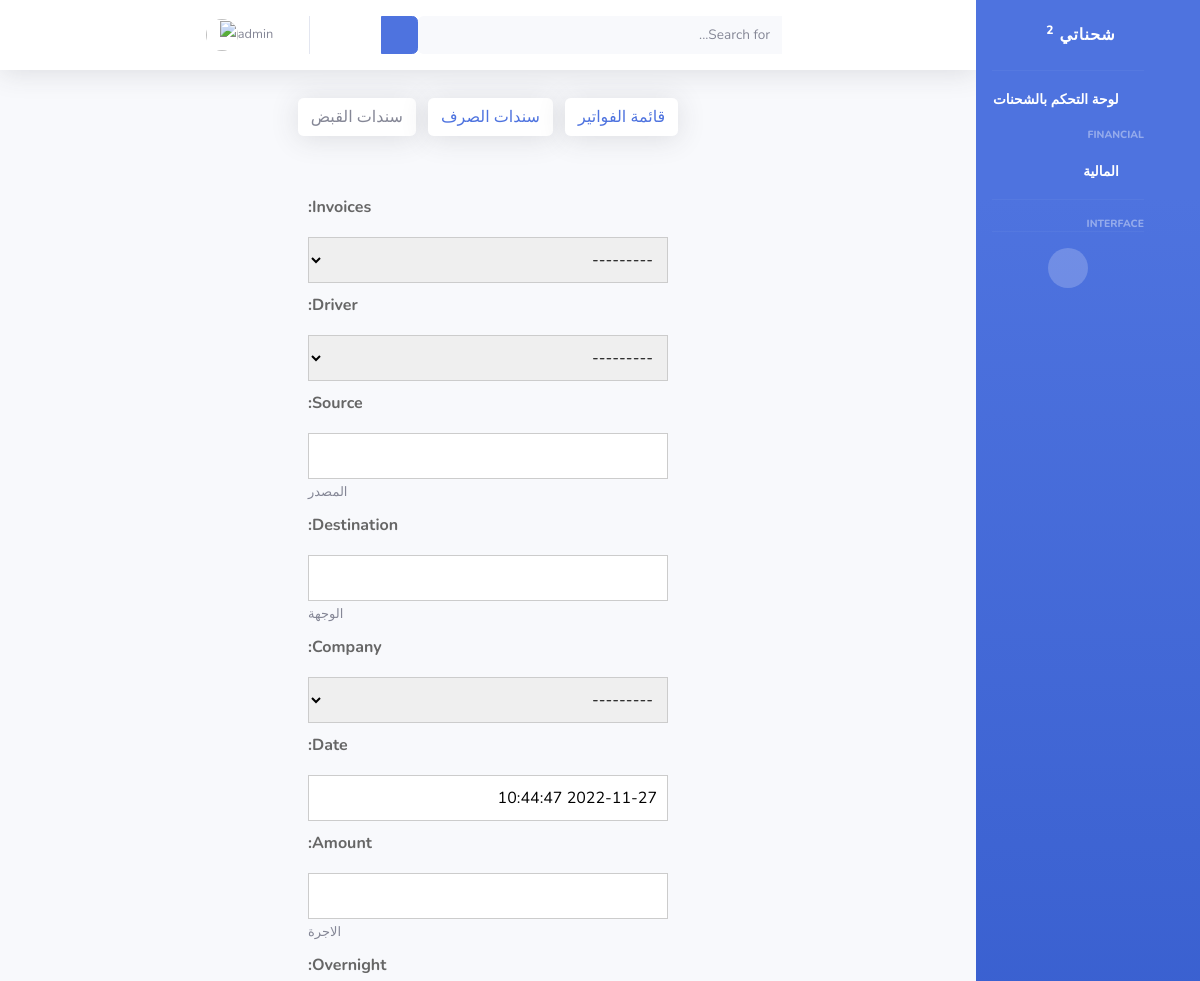
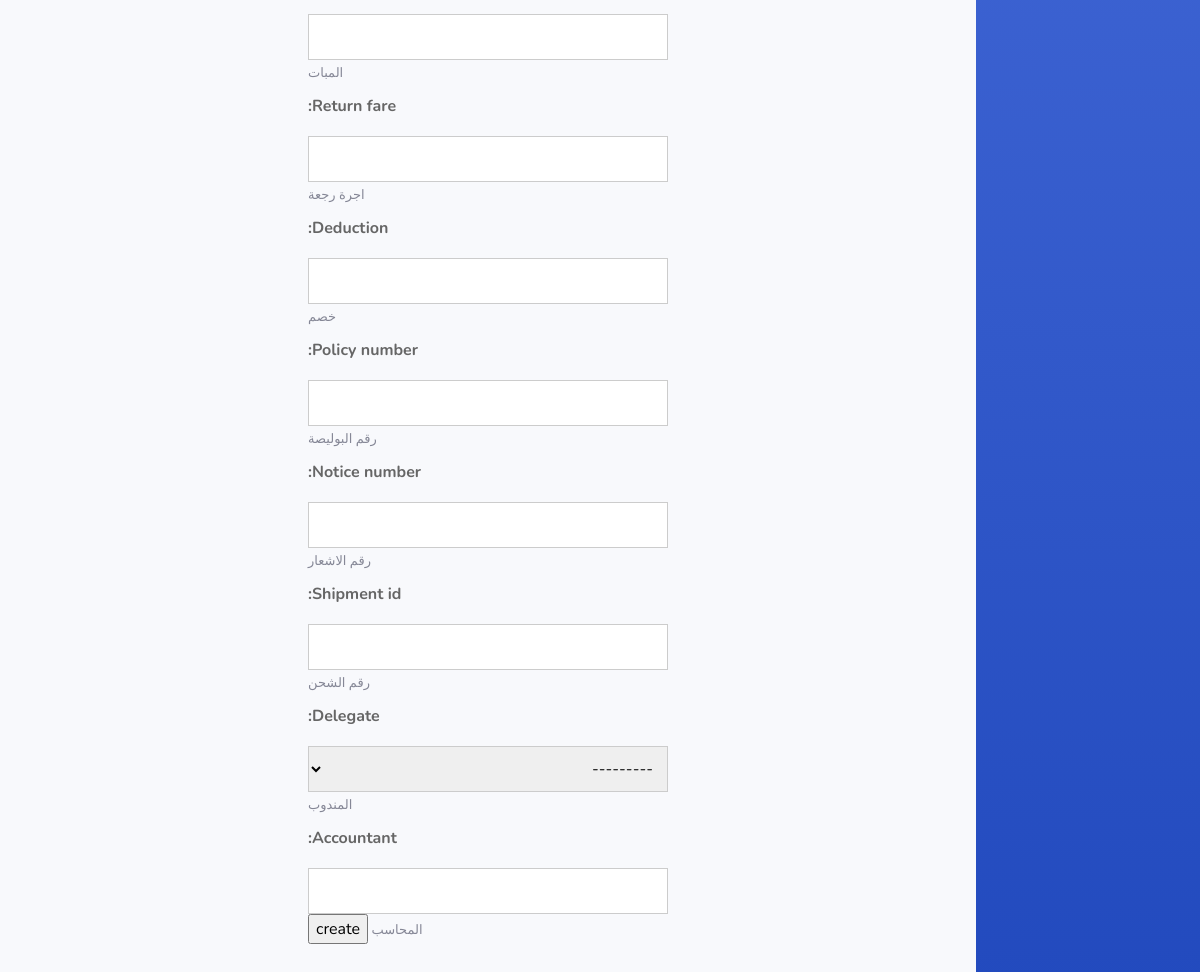
The page /financial/catch/add/ (signed in) on the database its author committed (2 pictures, top to bottom).
### financial/models.py (models this page shows)
class Invoices(models.Model):
    invoices_id= models.BigAutoField(primary_key=True)
    date = models.DateTimeField(default=timezone.now)
    auth =  models.ForeignKey(User, on_delete=models.CASCADE, null=True)
    def __str__(self):
        return str(self.invoices_id)

### drivers/models.py (models this page shows)
class DriverModel(models.Model):
    driver_id = models.BigAutoField(primary_key=True)
    driver_name = models.CharField(max_length=225,  help_text='اسم السائق')
    Saudi_Arabia = 'Saudi'
    YEMEN = 'Yemeni'
    Syria = 'Syrian'
    Egypt = 'Egypt'
    Afghanistan = 'Afghanistan'
    Pakistan = 'Pakistani'
    Jordan = 'Jordanian'
    India = 'Indian'
    Other = 'other'
    countrys = [
        (Saudi_Arabia, 'Saudi'),
        (YEMEN, 'Yemeni'),
        (Syria, 'Syrian'),
        (Egypt, 'Egypt'),
        (Afghanistan, 'Afghanistan'),
        (Pakistan, 'Pakistani'),
        (Jordan, 'Jordanian'),
        (India, 'Indian'),
        (Other, 'other')
    ]
    driver_nationality = models.CharField(
        max_length=20, choices=countrys, default=Other,  help_text='جنسية السائق')
    driver_phone_number = models.CharField(
        max_length=16, help_text='رقم هاتف السائق ')
    Identification_Number = models.CharField(
        max_length=10,  help_text='رقم الهوية/الاقامة')
    truck_plate_number = models.CharField(
        max_length=8,  help_text='رقم لوحة الشاحنة')
    Truck_Reefers = 'Truck_Reefers'
    Truck_Flatbed  = 'Truck_Flatbed'
    Truck_high_sides = 'Truck_high_sides'
    Truck_Curtainsider = 'Truck_Curtainsider'
    lory_Flatbed= 'lory_Flatbed'
    lory_Reefers= 'lory_Reefers'
    dinah_Flatbed= 'dinah_Flatbed'
    dinah_Reefers= 'dinah_Reefers'
    Vehicle = [
        (Truck_Reefers, 'Truck_Reefers'),
        (Truck_Flatbed, 'Truck_Flatbed'),
        (Truck_high_sides, 'Truck_high_sides'),
        (Truck_Curtainsider, 'Truck_Curtainsider'),
        (lory_Flatbed, 'lory_Flatbed'),
        (lory_Reefers, 'lory_Reefers'),
        (dinah_Flatbed, 'dinah_Flatbed'),
        (dinah_Reefers, 'dinah_Reefers'),
    ]
    Vehicle_Type = models.CharField( choices=Vehicle, default=Truck_Flatbed,
        max_length=30, help_text='نوع السيارة(سطحة - جوانب) ....')
    Sequence_Number = models.CharField(
        max_length=30, help_text='الرقم التسلسلي من الاستمارة')
    Owner_car_id_number = models.CharField(
        max_length=10,  help_text='رقم هوية مالك السيارة')
    Identification_photo = models.ImageField(
        upload_to='driver/', null=True, help_text='صورة الهوية/الاقامة ')
    def __str__(self):
        return self.driver_name

### companies/models.py (models this page shows)
class CompanyModel(models.Model):
    company_name = models.CharField(max_length=225,  help_text='اسم الشركة')
    company_id = models.BigAutoField(primary_key=True)
    company_city = models.CharField(max_length=225,  default='Dammam',help_text='مقر الشركة')
    charging_area = models.CharField( max_length=225, default='Jeddah', help_text='منطقة الشحن ')
    def __str__(self):
        return self.company_name

### financial/views.py (the view)
# urls.py: path('financial/catch/add/',views.add_catch_receipt, name='add_catch_receipt' ),
def add_catch_receipt(request):
    if request.method == 'POST':
        catch_receipt_form = AddCatch(request.POST, request.FILES)
        if catch_receipt_form.is_valid():
            catch_receipt_form.save()
            return redirect('all_catch_receipt_list')
    else:
        catch_receipt_form = AddCatch()
    return render(request, 'financial/catch/catch_receipt_add_edit.html',{'catch_receipt_form':catch_receipt_form})

### financial/forms.py
class AddCatch(forms.ModelForm):
    class Meta:
        model = CatchReceipt
        fields = '__all__'

### Shuhnaty/templates/financial/catch/catch_receipt_add_edit.html (shortened to what this page needs)
{% extends 'base.html' %}
{% block item %}
{% include 'financial/buttons.html' %}
{% endblock %}
{% block content %}
<div class="form">
    <form action="" method="post" enctype="multipart/form-data">
        {{ catch_receipt_form }}
        <input class="submit-btn" type="submit" value="create">
    </form>
{% endblock %}

### Shuhnaty/templates/base.html (shortened to what this page needs)
{% load static %}
<!DOCTYPE html>
<html dir="rtl" lang="ar" >
<head>
    <link href="{% static 'vendor/fontawesome-free/css/all.min.css' %}" rel="stylesheet" type="text/css">
    <link href="{% static 'vendor/bootstrap-rtl.css' %}" rel="stylesheet" type="text/css">
    <link href="https://cdn.jsdelivr.net/npm/bootstrap@5.2.2/dist/css/bootstrap.min.css" rel="stylesheet">
    <link href="{% static 'css/sb-admin-2.min.css' %}" rel="stylesheet">
    <link href="{% static 'style.css' %}" rel="stylesheet">
    <link href="{% static 'vendor/datatables/dataTables.bootstrap4.min.css' %}" rel="stylesheet">
</head>
<body id="page-top" >
    <div id="wrapper">
        {% if user.is_authenticated %}
        <ul class="navbar-nav bg-gradient-primary sidebar sidebar-dark accordion " id="accordionSidebar">
            <a class="sidebar-brand d-flex align-items-center justify-content-center " href="{% url 'index' %}">
                <div class="sidebar-brand-text mx-3 ">شحناتي <sup>2</sup></div>
                <div class="sidebar-brand-icon rotate-n-15">
                    <i class="fas fa-laugh-wink"></i>
                </div>
            </a>
            <hr class="sidebar-divider my-0">
            <li class="nav-item active">
                <a class="nav-link text-right" href="{% url 'shipments_list'%}">
                    <i class="fas fa-fw fa-tachometer-alt"></i>
                    <span> لوحة التحكم بالشحنات</span></a>
            </li>
            <div class="sidebar-heading text-right">
                Financial
            </div>
            <li class="nav-item active">
                <a class="nav-link text-right" href="{% url 'dashboard_financial' %}">
                    <i class="fas fa-fw fa-tachometer-alt"></i>
                    <span> المالية</span></a>
            </li>
            <hr class="sidebar-divider">
            <div class="sidebar-heading text-right">
                Interface
            </div>
            <hr class="sidebar-divider d-none d-md-block">
            <div class="text-center d-none d-md-inline">
                <button class="rounded-circle border-0" id="sidebarToggle"></button>
            </div>
        </ul>
        {% endif %}
        <div id="content-wrapper" class="d-flex flex-column">
            <div id="content">
                {% if user.is_authenticated %}
                <nav class="navbar navbar-expand navbar-light bg-white topbar mb-4 static-top shadow">
                    <form
                        class="d-none d-sm-inline-block form-inline mr-auto ml-md-3 my-2 my-md-0 mw-100 navbar-search">
                        <div class="input-group">
                            <input type="text" class="form-control bg-light border-0 small" placeholder="Search for..."
                                aria-label="Search" aria-describedby="basic-addon2">
                            <div class="input-group-append">
                                <button class="btn btn-primary" type="button">
                                    <i class="fas fa-search fa-sm"></i>
                                </button>
                            </div>
                        </div>
                    </form>
                    <ul class="navbar-nav ml-auto">
                        <li class="nav-item dropdown no-arrow">
                            <a class="nav-link dropdown-toggle" href="#" id="userDropdown" role="button"
                                data-toggle="dropdown" aria-haspopup="true" aria-expanded="false">
                                <span class="mr-2 d-none d-lg-inline text-gray-600 small">{{ user }}</span>
                                <img class="img-profile rounded-circle" src="{% static 'img/undraw_profile.svg' %}">
                            </a>
                        </li>
                    </ul>
                </nav>
                {% endif %}
                <div class="container-fluid">
                    {% block item %}
                    {% endblock %}
                    {% block content %}
                    {% endblock %}
            </div>
        </div>
    </div>
</body>
</html>

### Shuhnaty/static/style.css (style rules this page uses)
.form { max-width: 400px; margin: 45px auto; padding: 0 20px; }
.form label { display: block; padding: 10px 0; color: #666; font-weight: bold; }
.form input[type="text"], .form input[type="email"], .form input[type="number"], .form input[type="password"], .form select { padding: 10px; max-width: 400px; width: 100%; border: 1px solid #ccc; box-sizing: border-box; }
.form select { padding-left: 6px; }
span.helptext { font-size: small; }

### rows shown on the page
Invoices: invoices "---------"
DriverModel: driver "---------"
CompanyModel: company "---------"

### other values the page prints
{{ user }} "admin"
